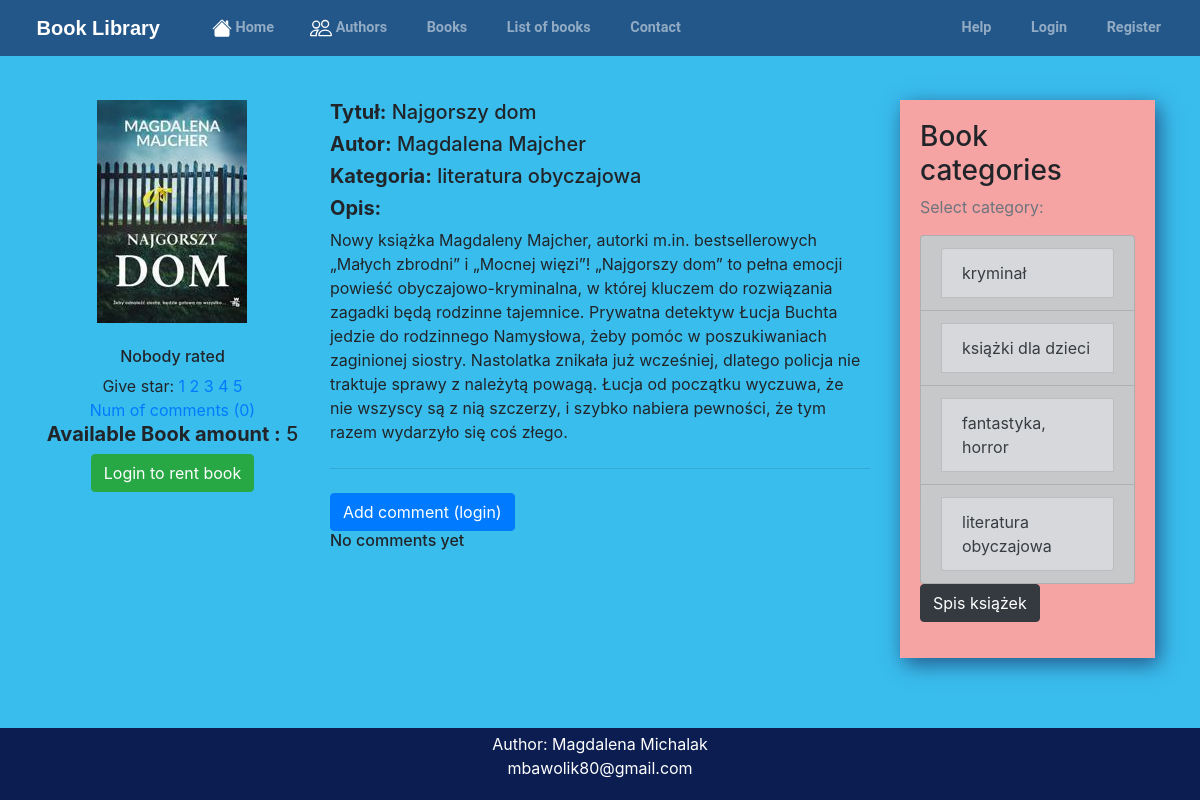
The app's page /booksdetail/18, older data.
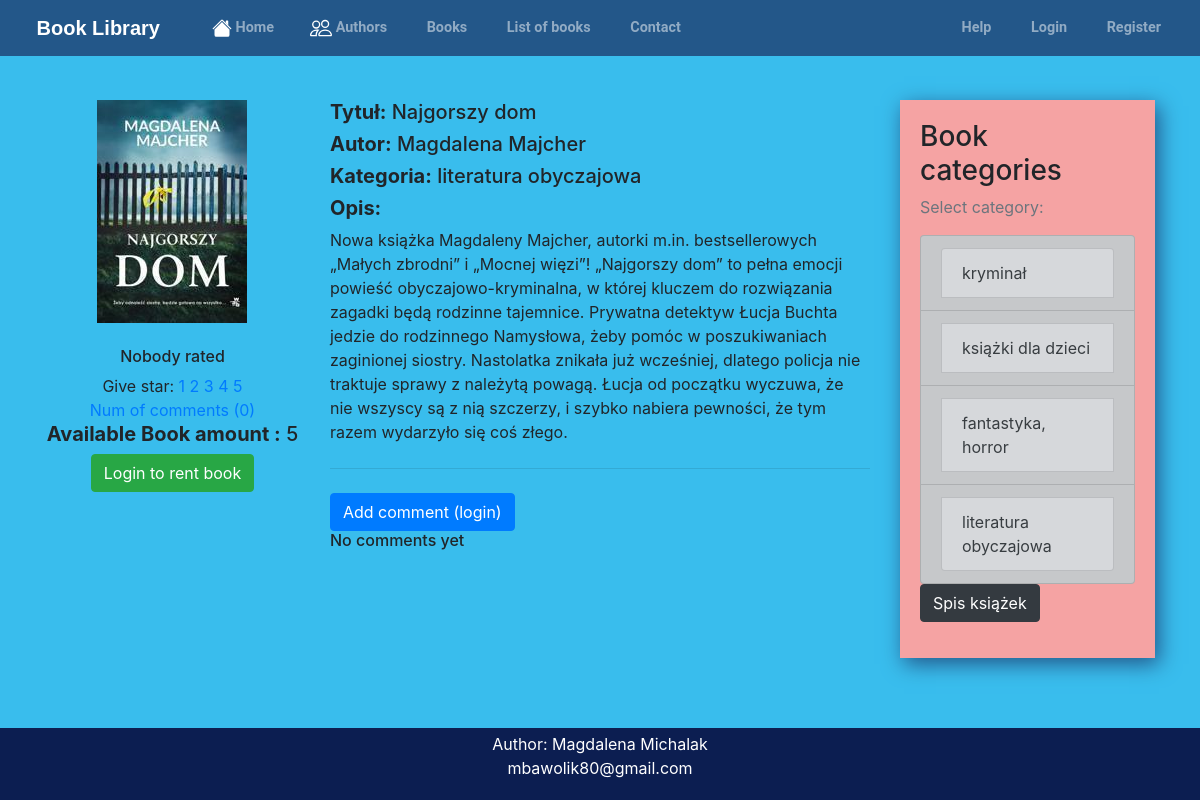
The same page, newer data.
### books/models.py (models this page shows, shortened)
class Book(models.Model):
    STATUS = (
        ('D', 'Dostępna'),
        ('N', 'Niedostępna'),
    )
    name = models.CharField(max_length=100, verbose_name='Tytuł')
    status = models.CharField(max_length=1, choices=STATUS, default='D', verbose_name='Status')
    author_id = models.ForeignKey('books.Author', on_delete=models.CASCADE, null=True, blank=True)
    description = models.TextField(blank=True, null=True)
    category = models.ForeignKey(Category, on_delete=models.PROTECT, null=True, blank=True)
    image = models.ImageField(default='default_book.png', upload_to='books_pics')
    last_rating = models.IntegerField(default=0)
    comment = models.CharField(max_length=200, null=True, blank=True, verbose_name='Komentarz')
    created = models.DateTimeField(default=timezone.now)
    modified = models.DateTimeField(default=timezone.now)
    book_amount = models.IntegerField(default=0)
    @property
    def actual_rating(self):
        list_of_stars = []
        for star in range(self.last_rating):
            list_of_stars.append(star)
        return list_of_stars

class Author(models.Model):
    first_name = models.CharField(max_length=100, verbose_name='Imię')
    last_name = models.CharField(max_length=100, verbose_name='Nazwisko')
    birth_date = models.DateField(verbose_name='Data urodzenia')
    active = models.BooleanField(default=True)
    books = models.ManyToManyField('Book', through='Authored')
    def __str__(self):
        return "%s %s" % (self.first_name, self.last_name)
    class Meta:
        ordering = ["first_name", "last_name"]

class Category(models.Model):
    category = models.CharField(max_length=50)
    def __str__(self):
        return self.category
    class Meta:
        verbose_name_plural = "Categories"

### books/views.py (the view, shortened to what this page needs)
# urls.py: path('booksdetail/<int:pk>', BookDetailView.as_view(), name='bookDetail'),
class BookDetailView(FormMixin, DetailView):
    template_name = "book/book_detail.html"
    model = Book
    form_class = CommentForm
    def get_context_data(self, **kwargs):
        context = super().get_context_data(**kwargs)
        context['form'] = self.get_form()
        context['comments'] = BookComment.objects.filter(book=self.object).order_by('-id')
        return context

### books/context_processors.py (called while the page is built)
def categories(request):
    return {
        'categories': Category.objects.all()
    }

### books/templates/book/book_detail.html
{% extends "layout/base.html" %}
{% load crispy_forms_tags %}
{% block content %}
<div class="row">
    <div class="col-md-4 bookDetailLeftSide">
        <img class="bookImage" src="{{ book.image.url }}" alt=""> <br>
        {% if book.actual_rating %}
        {% for rate in book.actual_rating %}
        <span class="fa fa-star checked"><svg xmlns="http://www.w3.org/2000/svg" width="16" height="16" fill="currentColor" class="bi bi-star-fill" viewBox="0 0 16 16">
            <path d="M3.612 15.443c-.386.198-.824-.149-.746-.592l.83-4.73L.173 6.765c-.329-.314-.158-.888.283-.95l4.898-.696L7.538.792c.197-.39.73-.39.927 0l2.184 4.327 4.898.696c.441.062.612.636.282.95l-3.522 3.356.83 4.73c.078.443-.36.79-.746.592L8 13.187l-4.389 2.256z"/>
          </svg></span>
        {% endfor %}
        <br>
        Num of rates({{ book.reviews.count }})<br>
        {% else %}
        <br>
        <h6>Nobody rated</h6>
        {% endif %}
        Give star:
        <a href="{% url 'rate_book' pk=book.pk rating=1 %}">1</a>
        <a href="{% url 'rate_book' pk=book.pk rating=2 %}">2</a>
        <a href="{% url 'rate_book' pk=book.pk rating=3 %}">3</a>
        <a href="{% url 'rate_book' pk=book.pk rating=4 %}">4</a>
        <a href="{% url 'rate_book' pk=book.pk rating=5 %}">5</a> <br>
        <a href="#commentBox">Num of comments ({{ book.comments.count }})</a>
        {% if book.book_amount > 0 %}
        <h5><strong>Available Book amount :</strong> {{ book.book_amount }}</h5>
        {% if user.is_authenticated %}
        <a href="{% url 'confirm_rent' pk=book.pk %}"><button class="btn btn-success btn-xs">Rent</button></a>
        {% else %}
        <a href="{% url 'confirm_rent' pk=book.pk %}"><button class="btn btn-success btn-xs">Login to rent
                book</button></a>
        {% endif %} <br>
        {% else %}
        <h5><strong>Available Book amount : </strong>none</h5>
        {% endif %} <br>
    </div>
    <div class="col-md-8">
        <h5><strong>Tytuł:</strong>     {{ book.name }}</h5>
        <h5><strong>Autor:</strong>     {{ book.author_id }}</h5>
        <h5><strong>Kategoria:</strong> {{ book.category }}</h5>
        <h5><strong>Opis:</strong> </h5> <p> {{ book.description }}</p>
        <hr class="my-4">
        <div id="commentBox">
            {% if user.is_authenticated %}
            <form method="post" class="formsWidth">
                {% csrf_token %}
                {{ form|crispy }}
                <button type="submit" class="btn btn-success">Add comment</button>
            </form>
            {% else %}
            <a href="{% url 'login_to_comment_redirect' pk=book.pk %}"><button class="btn btn-primary btn-xs">Add comment (login)</button></a>
            {% endif %}
            {% if comments %}
            <br> <br>
            <h6>Comments({{ book.comments.count }}):</h6>
            {% for comment in comments %}
            <div>
                <h6><strong>{{ comment.user.username }}</strong></h6>
                <h6 class="comment_text">{{ comment.text }}</h6>
            </div>
            <hr class="my-4">
            {% endfor %}
            {% else %}
            <h6>No comments yet</h6>
            {% endif %}
        </div>
    </div>
</div>
{% endblock content %}

Row changes from the older to the newer data that the page shows:
changed Book "Najgorszy dom": description "Nowy książka Magdaleny Majcher, autorki…" → "Nowa książka Magdaleny Majcher, autorki…"
